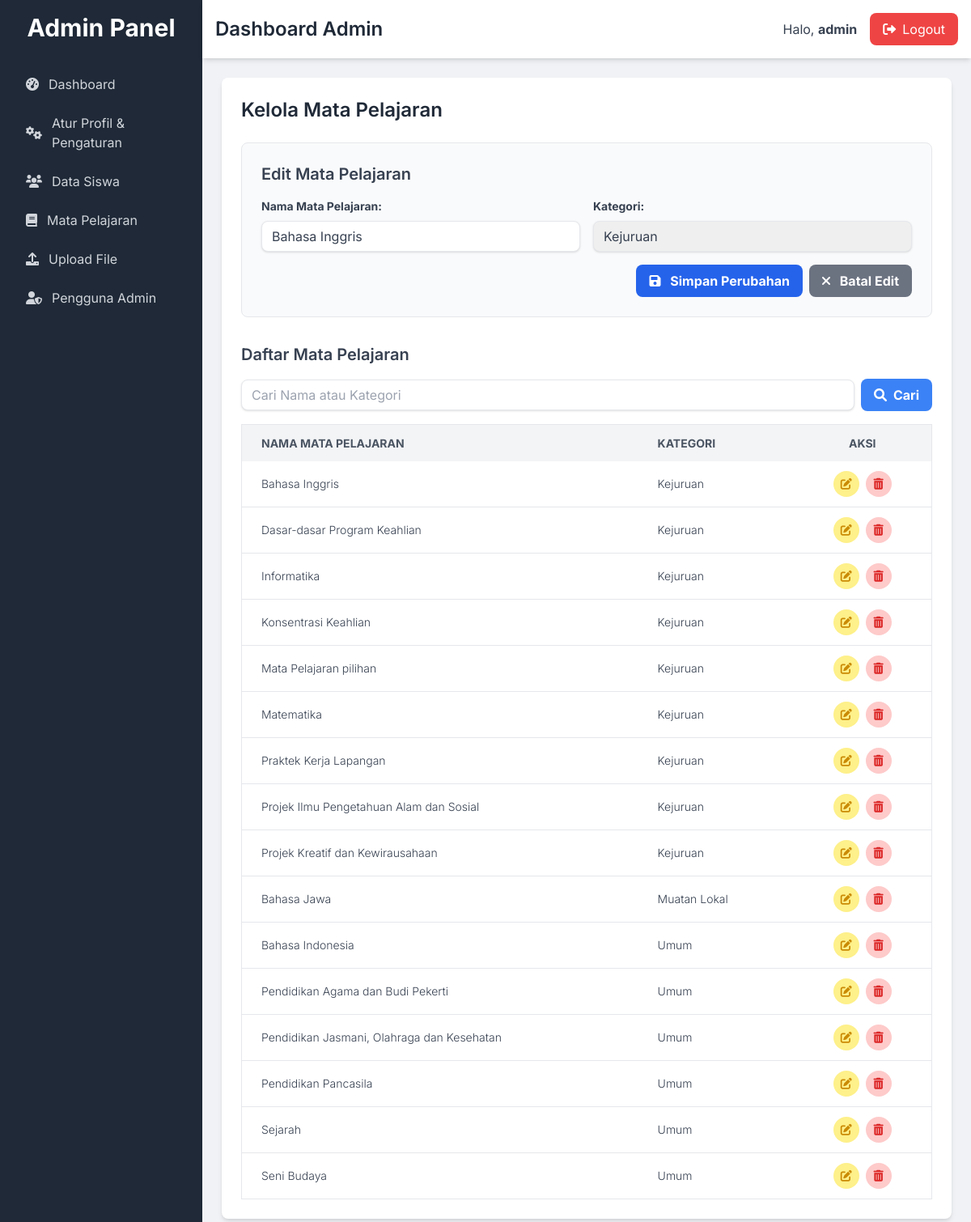
Page /admin/subjects.php?edit_id=16 (signed in) on the committed database.
### tables this page shows
CREATE TABLE `subjects` (
  `id` int NOT NULL,
  `subject_name` varchar(100) NOT NULL,
  `category` varchar(50) NOT NULL
);

### admin/subjects.php (the view, shortened to what this page needs)
<?php
include_once 'includes/header.php';
$is_edit = false;
$subject_data_edit = [
    'subject_name' => '',
    'category' => ''
];
if (isset($_GET['edit_id'])) {
    $is_edit = true;
    $subject_id_to_edit = $_GET['edit_id'];
    $sql = "SELECT * FROM subjects WHERE id = ?";
    if ($stmt = mysqli_prepare($conn, $sql)) {
        mysqli_stmt_bind_param($stmt, "i", $subject_id_to_edit);
        if (mysqli_stmt_execute($stmt)) {
            $result = mysqli_stmt_get_result($stmt);
            if (mysqli_num_rows($result) == 1) {
                $subject_data_edit = mysqli_fetch_assoc($result);
            } else {
                $error_message = "Data mata pelajaran tidak ditemukan untuk diedit.";
                $is_edit = false;
            }
        }
    }
}
$subjects = [];
$search_query = '';
$sql_select = "SELECT * FROM subjects";
$sql_select .= " ORDER BY category, subject_name ASC";
if ($stmt_select = mysqli_prepare($conn, $sql_select)) {
    if (mysqli_stmt_execute($stmt_select)) {
        $result_select = mysqli_stmt_get_result($stmt_select);
        while ($row = mysqli_fetch_assoc($result_select)) {
            $subjects[] = $row;
        }
    }
}
?>
<div class="card p-6">
    <h3 class="text-2xl font-semibold text-gray-800 mb-6">Kelola Mata Pelajaran</h3>
    <div class="mb-8 p-6 border border-gray-200 rounded-lg bg-gray-50">
        <h4 class="text-xl font-semibold text-gray-700 mb-4"><?php echo $is_edit ? 'Edit Mata Pelajaran' : 'Tambah Mata Pelajaran Baru'; ?></h4>
        <form action="<?php echo htmlspecialchars($_SERVER["PHP_SELF"]); ?>" method="post">
            <div class="grid grid-cols-1 md:grid-cols-2 gap-4 mb-4">
                <div>
                    <label for="subject_name" class="block text-gray-700 text-sm font-bold mb-2">Nama Mata Pelajaran:</label>
                    <input type="text" name="subject_name" id="subject_name" class="shadow appearance-none border rounded-lg w-full py-2 px-3 text-gray-700 leading-tight focus:outline-none focus:ring-2 focus:ring-blue-500" value="<?php echo htmlspecialchars($subject_data_edit['subject_name']); ?>" required>
                </div>
                <div>
                    <label for="category" class="block text-gray-700 text-sm font-bold mb-2">Kategori:</label>
                    <select name="category" id="category" class="shadow appearance-none border rounded-lg w-full py-2 px-3 text-gray-700 leading-tight focus:outline-none focus:ring-2 focus:ring-blue-500" required>
                        <option value="Kejuruan" <?php echo ($subject_data_edit['category'] == 'Kejuruan') ? 'selected' : ''; ?>>Kejuruan</option>
                        </select>
                </div>
            </div>
            <div class="flex items-center justify-end space-x-2">
                <button type="submit" class="bg-blue-600 hover:bg-blue-700 text-white font-bold py-2 px-4 rounded-lg focus:outline-none focus:shadow-outline transition duration-300 ease-in-out">
                    <i class="fas fa-<?php echo $is_edit ? 'save' : 'plus'; ?> mr-2"></i> <?php echo $is_edit ? 'Simpan Perubahan' : 'Tambah Mata Pelajaran'; ?>
                </button>
                <?php if ($is_edit): ?>
                    <a href="subjects.php" class="bg-gray-500 hover:bg-gray-600 text-white font-bold py-2 px-4 rounded-lg focus:outline-none focus:shadow-outline transition duration-300 ease-in-out">
                        <i class="fas fa-times mr-2"></i> Batal Edit
                    </a>
                <?php endif; ?>
            </div>
        </form>
    </div>
    <div class="mb-4">
        <h4 class="text-xl font-semibold text-gray-700 mb-4">Daftar Mata Pelajaran</h4>
        <form action="<?php echo htmlspecialchars($_SERVER["PHP_SELF"]); ?>" method="get" class="mb-4 flex items-center space-x-2">
            <input type="text" name="search" placeholder="Cari Nama atau Kategori" class="shadow appearance-none border rounded-lg py-2 px-3 text-gray-700 leading-tight focus:outline-none focus:ring-2 focus:ring-blue-500 flex-grow" value="<?php echo htmlspecialchars($search_query); ?>">
            <button type="submit" class="bg-blue-500 hover:bg-blue-600 text-white font-bold py-2 px-4 rounded-lg focus:outline-none focus:shadow-outline transition duration-300 ease-in-out">
                <i class="fas fa-search mr-2"></i>Cari
            </button>
        </form>
    </div>
    <div class="overflow-x-auto">
        <table class="min-w-full bg-white border border-gray-200 rounded-lg">
            <thead>
                <tr class="bg-gray-100 text-gray-600 uppercase text-sm leading-normal">
                    <th class="py-3 px-6 text-left">Nama Mata Pelajaran</th>
                    <th class="py-3 px-6 text-left">Kategori</th>
                    <th class="py-3 px-6 text-center">Aksi</th>
                </tr>
            </thead>
            <tbody class="text-gray-700 text-sm font-light">
                <?php if (count($subjects) > 0): ?>
                    <?php foreach ($subjects as $subject): ?>
                        <tr class="border-b border-gray-200 hover:bg-gray-50">
                            <td class="py-3 px-6 text-left whitespace-nowrap"><?php echo htmlspecialchars($subject['subject_name']); ?></td>
                            <td class="py-3 px-6 text-left"><?php echo htmlspecialchars($subject['category']); ?></td>
                            <td class="py-3 px-6 text-center">
                                <div class="flex item-center justify-center space-x-2">
                                    <a href="subjects.php?edit_id=<?php echo $subject['id']; ?>" class="w-8 h-8 rounded-full bg-yellow-200 text-yellow-600 flex items-center justify-center hover:bg-yellow-300 transition duration-200" title="Edit">
                                        <i class="fas fa-edit"></i>
                                    </a>
                                    <a href="javascript:void(0);" onclick="confirmDelete(<?php echo $subject['id']; ?>, '<?php echo htmlspecialchars($subject['subject_name']); ?>')" class="w-8 h-8 rounded-full bg-red-200 text-red-600 flex items-center justify-center hover:bg-red-300 transition duration-200" title="Hapus">
                                        <i class="fas fa-trash-alt"></i>
                                    </a>
                                </div>
                            </td>
                        </tr>
                    <?php endforeach; ?>
                <?php else: ?>
                    <tr>
                        <td colspan="3" class="py-3 px-6 text-center text-gray-500">Tidak ada data mata pelajaran.</td>
                    </tr>
                <?php endif; ?>
            </tbody>
        </table>
    </div>
</div>
<?php
include_once 'includes/footer.php';
?>

### admin/includes/header.php (style rules this page uses)
body { font-family: 'Inter', sans-serif; background-color: #f0f2f5; }
.card { background-color: #fff; border-radius: 0.5rem; box-shadow: 0 4px 6px -1px rgba(0, 0, 0, 0.1), 0 2px 4px -1px rgba(0, 0, 0, 0.06); }

### rows in the picture
subjects: subject_name "Bahasa Inggris", category "Kejuruan"
subjects: subject_name "Dasar-dasar Program Keahlian", category "Kejuruan"
subjects: subject_name "Informatika", category "Kejuruan"
subjects: subject_name "Konsentrasi Keahlian", category "Kejuruan"
subjects: subject_name "Mata Pelajaran pilihan", category "Kejuruan"
subjects: subject_name "Matematika", category "Kejuruan"
subjects: subject_name "Praktek Kerja Lapangan", category "Kejuruan"
subjects: subject_name "Projek Ilmu Pengetahuan Alam dan Sosial", category "Kejuruan"
subjects: subject_name "Projek Kreatif dan Kewirausahaan", category "Kejuruan"
subjects: subject_name "Bahasa Jawa", category "Muatan Lokal"
subjects: subject_name "Bahasa Indonesia", category "Umum"
subjects: subject_name "Pendidikan Agama dan Budi Pekerti", category "Umum"
subjects: subject_name "Pendidikan Jasmani, Olahraga dan Kesehatan", category "Umum"
subjects: subject_name "Pendidikan Pancasila", category "Umum"
subjects: subject_name "Sejarah", category "Umum"
subjects: subject_name "Seni Budaya", category "Umum"

### other values in the picture
$_SESSION["username"] "admin"
